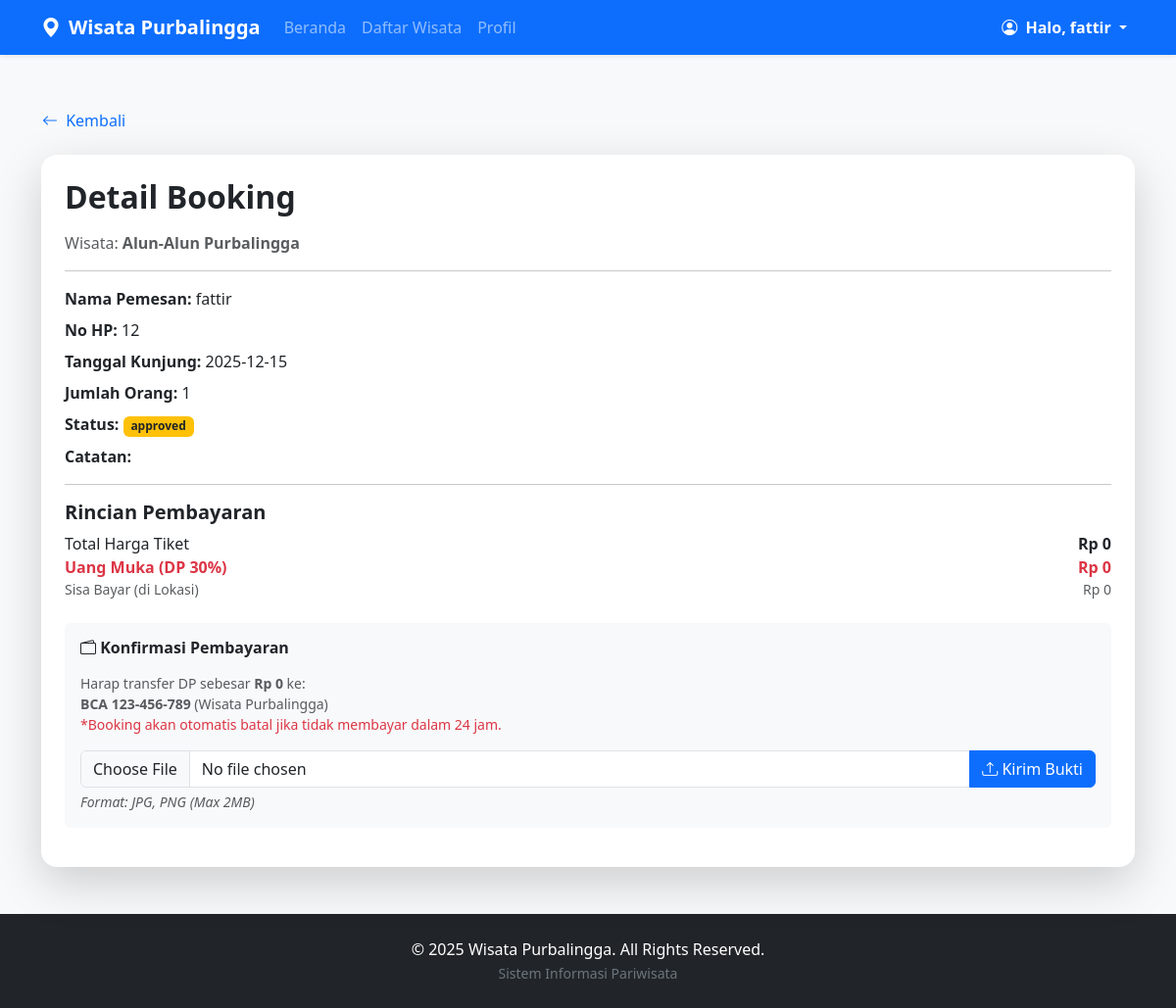
/booking_detail.php?id_booking=31 (signed in), run on the app's committed database.
### tables this page shows
CREATE TABLE `booking_wisata` (
  `id_booking` int NOT NULL,
  `id_user` int DEFAULT NULL,
  `id_wisata` int NOT NULL,
  `nama` varchar(100) NOT NULL,
  `no_hp` varchar(20) NOT NULL,
  `tanggal_kunjung` date NOT NULL,
  `jumlah_orang` int NOT NULL,
  `total_harga` int DEFAULT NULL,
  `catatan` text,
  `status` enum('pending','approved','cancelled') DEFAULT 'pending',
  `created_at` timestamp NULL DEFAULT CURRENT_TIMESTAMP,
  `bukti_bayar` varchar(255) DEFAULT NULL
);

CREATE TABLE `wisata` (
  `id_wisata` int NOT NULL,
  `nama` varchar(150) NOT NULL,
  `deskripsi` text,
  `alamat` text,
  `kecamatan` varchar(100) DEFAULT NULL,
  `kategori` varchar(50) DEFAULT NULL,
  `harga_tiket` int DEFAULT '0',
  `fasilitas` text,
  `link_maps` text,
  `views` int DEFAULT '0',
  `foto` varchar(255) DEFAULT NULL,
  `wa_number` varchar(20) DEFAULT NULL,
  `created_at` datetime DEFAULT CURRENT_TIMESTAMP,
  `latitude` decimal(10,6) NOT NULL,
  `longitude` decimal(10,6) NOT NULL
);

### public/booking_detail.php (the view, shortened to what this page needs)
<?php
require_once '../template/header.php';
require_once '../config/db.php';
$id_booking = $_GET['id_booking'] ?? null;
$query = "SELECT b.*, w.nama AS nama_wisata, w.harga_tiket
          FROM booking_wisata b
          JOIN wisata w ON b.id_wisata = w.id_wisata
          WHERE b.id_booking = '$id_booking'
          AND b.id_user = '{$_SESSION['user_id']}'";
$result = mysqli_query($conn, $query);
$data = mysqli_fetch_assoc($result);
?>
<div class="container mt-5 mb-5">
    <a href="javascript:history.back()" class="btn btn-link text-decoration-none mb-3 ps-0">
        <i class="bi bi-arrow-left me-1"></i> Kembali
    </a>
    <div class="card shadow-lg border-0 rounded-4">
        <div class="card-body p-4">
            <h2 class="fw-bold mb-3">Detail Booking</h2>
            <p class="text-muted">Wisata:
                <strong><?= htmlspecialchars($data['nama_wisata']) ?></strong>
            </p>
            <hr>
            <div class="mb-2"><strong>Nama Pemesan:</strong> <?= htmlspecialchars($data['nama']) ?></div>
            <div class="mb-2"><strong>No HP:</strong> <?= htmlspecialchars($data['no_hp']) ?></div>
            <div class="mb-2"><strong>Tanggal Kunjung:</strong> <?= $data['tanggal_kunjung'] ?></div>
            <div class="mb-2"><strong>Jumlah Orang:</strong> <?= $data['jumlah_orang'] ?></div>
            <div class="mb-2"><strong>Status:</strong>
                <span class="badge bg-warning text-dark"><?= $data['status'] ?></span>
            </div>
            <div class="mb-2"><strong>Catatan:</strong><br>
            </div>
            <hr>
            <h5 class="fw-bold">Rincian Pembayaran</h5>
            <?php
                $total_harga = $data['total_harga'];
                $persen_dp = 0.3;
                $nominal_dp = $total_harga * $persen_dp;
                $sisa_bayar = $total_harga - $nominal_dp;
            ?>
            <div class="row mb-4">
                <div class="col-6">Total Harga Tiket</div>
                <div class="col-6 text-end fw-bold">Rp <?= number_format($total_harga, 0, ',', '.') ?></div>
                <div class="col-6 text-danger fw-bold">Uang Muka (DP 30%)</div>
                <div class="col-6 text-end fw-bold text-danger">Rp <?= number_format($nominal_dp, 0, ',', '.') ?></div>
                <div class="col-6 text-muted small">Sisa Bayar (di Lokasi)</div>
                <div class="col-6 text-end text-muted small">Rp <?= number_format($sisa_bayar, 0, ',', '.') ?></div>
            </div>
            <div class="card bg-light border-0 mb-3">
                <div class="card-body">
                    <h6 class="fw-bold mb-3"><i class="bi bi-wallet2"></i> Konfirmasi Pembayaran</h6>
                    <?php if (empty($data['bukti_bayar'])): ?>
                        <p class="small text-muted mb-3">
                            Harap transfer DP sebesar <strong>Rp <?= number_format($nominal_dp, 0, ',', '.') ?></strong> ke:
                            <br>
                            <strong>BCA 123-456-789</strong> (Wisata Purbalingga)
                            <br>
                            <span class="text-danger">*Booking akan otomatis batal jika tidak membayar dalam 24 jam.</span>
                        </p>
                        <form action="booking_upload.php" method="POST" enctype="multipart/form-data">
                            <div class="input-group">
                                <input type="file" name="bukti" class="form-control" accept="image/*" required>
                                <button type="submit" class="btn btn-primary">
                                    <i class="bi bi-upload"></i> Kirim Bukti
                                </button>
                            </div>
                            <small class="text-muted fst-italic mt-1 d-block">Format: JPG, PNG (Max 2MB)</small>
                        </form>
                    <?php endif; ?>
                </div>
            </div>
        </div>
    </div>
</div>
<?php require_once '../template/footer.php'; ?>

### assets/style.css (style rules this page uses)
body { background-color: #f8f9fa; min-height: 100vh; display: flex; flex-direction: column; }

### data on the page
booking_wisata: id_wisata.nama "Alun-Alun Purbalingga", nama "fattir", no_hp "12", tanggal_kunjung "2025-12-15", jumlah_orang "1", status "approved", total_harga "0"

### other printed values
$_SESSION['user_nama'] "fattir"
